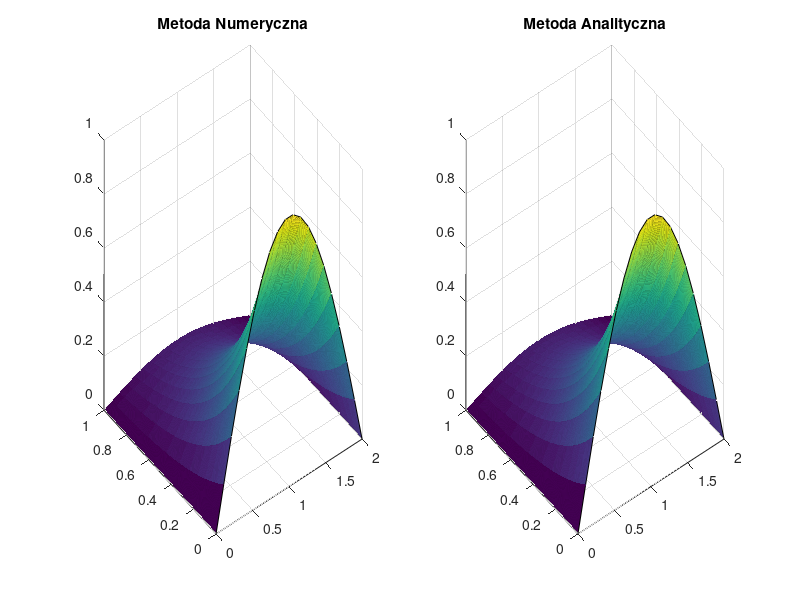

Write MATLAB code to recreate this figure.
clc,clear all
tic
%rozwi�zanie analityczne
G = @(x,t) sin(pi.*x./2).*exp(-(pi.^2).*t./4);

%przedzia� omega
xa=0;
xb=2;
yc=0;
yd=1;

%warunki brzegowe
u1 = @(x) 0;
u2 = @(x) 0;
u3 = @(x,t) sin(pi*x/2);

licznik=0;
%siatka
m=20;
D=1;
deltax=(xb-xa)/(m-1);
x=[xa:deltax:xb];         %przedzia� przestrzenny
deltat=(deltax^2)/(20*D); %dzielimy od razu przez 10, aby warto�� nie by�a blisko deltat graniczne
n_end=floor(yd/deltat)+1;
t=[0:deltat:1];           %przedzia� czasowy

%macierz
psi=zeros(n_end,length(x)); %utworzenie pustej macierzy

%dodanie warunku pocz�tkowego
psi(1,:) = u3(x);
psi(:,1) = u1(t);
psi(:,m) = u2(t);

%A = D/deltax^2 *diag(eye(m-2));
%B = diag(A) + D/deltax^2*diag(diag(eye(m-3)),-1) + -1*diag(diag(eye(m-3)),1);
psi(2,:) = psi(1,:);
for n=3:n_end
  for i=2:m-1
    psi(n,i) = (D/deltax^2) * (psi(n-1,i+1) - psi(n-2,i) + psi(n-1,i-1)) + psi(n-2,i)/(2*deltat);
    psi(n,i) = psi(n,i) / (1/(2*deltat) + D/deltax^2);
  end
  licznik = licznik+1;
end

[X,T] = meshgrid(x,t);
subplot(1,2,1)
surf(X,T,psi)
title('Metoda Numeryczna')
subplot(1,2,2)
surf(X,T,(G(X,T)))
title('Metoda Analityczna')
Error=max(max(abs(psi-G(X,T))));
licznik
toc